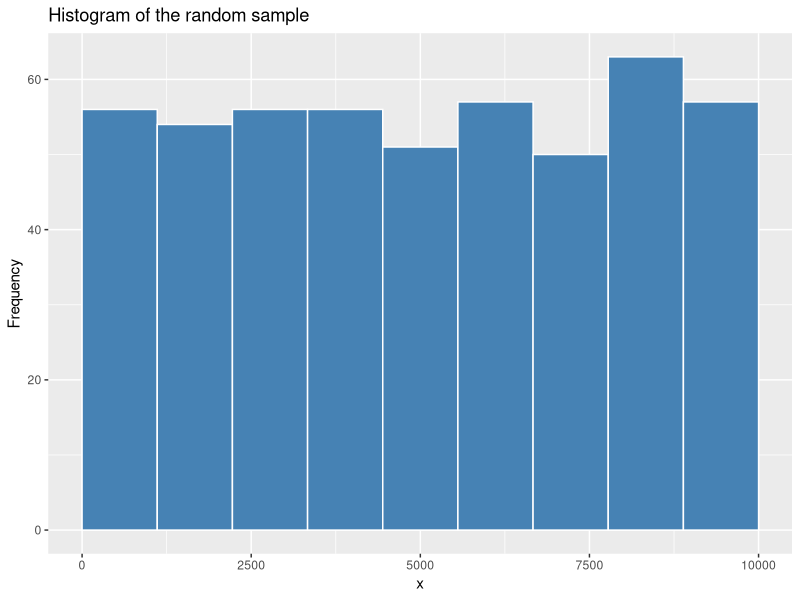

This chart was generated by the following R code:
## ---- chunk 1
knitr::opts_chunk$set(warning = FALSE, message = FALSE)
## ---- chunk 2
library(ggplot2) # for ggplot()
## ---- chunk 3
random_number <- 234 # this can be any number
set.seed(random_number)

N <- 10000 # population size 
n <- 500 # sample size 
id <- 1:N # unique identifier assigned to each population member 

x <- sample(id,n)
head(x, 10) # look at first 10 sampled values
## ---- chunk 4
ggplot() + 
  geom_histogram(aes(x), boundary = N, bins = 10, color = 'white', fill = 'steelblue') + 
  scale_x_continuous(limits = c(0, N)) + 
  labs(x = "x", y = 'Frequency', title = "Histogram of the random sample")
